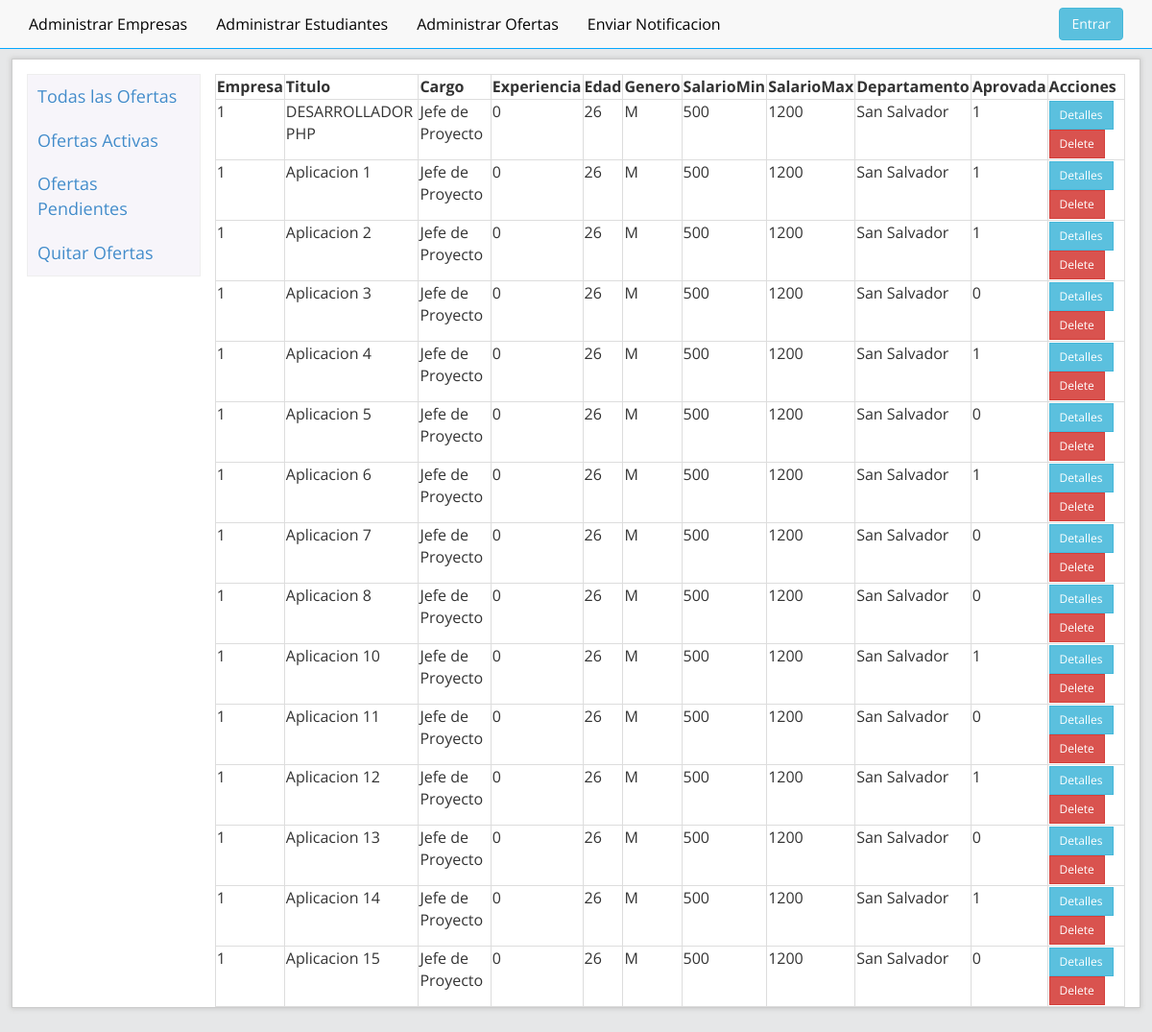
The page /admin/ofertas.php on the database as committed earlier.
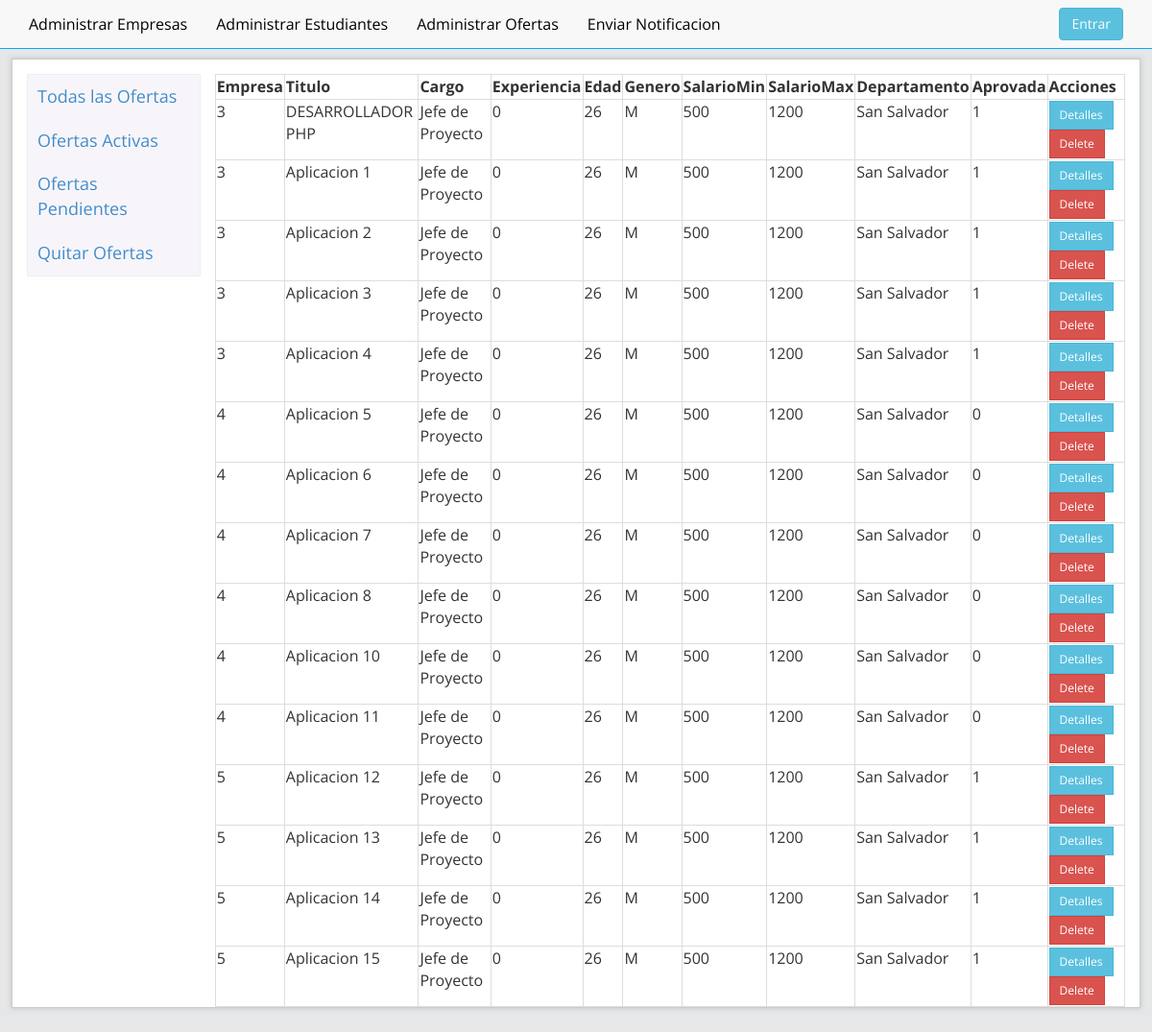
The same page on the database as committed later.
### tables this page shows
CREATE TABLE `ofertas` (
  `cod_oferta` int(20) NOT NULL AUTO_INCREMENT,
  `cod_em` int(20) DEFAULT NULL,
  `titulo_of` varchar(120) DEFAULT NULL,
  `descripcion_of` varchar(250) DEFAULT NULL,
  `area_of` int(11) DEFAULT NULL,
  `cargo_of` varchar(20) DEFAULT NULL,
  `vacantes_of` int(11) DEFAULT NULL,
  `contratacion_of` varchar(20) DEFAULT NULL,
  `anoexp_ofetas` int(11) DEFAULT NULL,
  `edad` int(10) DEFAULT NULL,
  `genero_of` varchar(20) DEFAULT NULL,
  `vehiculo_ofetas` varchar(20) DEFAULT NULL,
  `salariomax_of` decimal(30,0) DEFAULT NULL,
  `salariomin_of` decimal(30,0) DEFAULT NULL,
  `departamento_of` varchar(20) DEFAULT NULL,
  `experiencia` varchar(20) DEFAULT NULL,
  `tituloen_of` varchar(20) DEFAULT NULL,
  `nivel_of` varchar(20) DEFAULT NULL,
  `disponible_of` int(1) DEFAULT '0',
  `aprovacion_of` int(1) DEFAULT '0',
  `fecha_of` datetime DEFAULT NULL,
  `fechaFin_of` datetime DEFAULT NULL,
  PRIMARY KEY (`cod_oferta`) USING BTREE,
  UNIQUE KEY `cod_oferta_UNIQUE` (`cod_oferta`)
);

### admin/showOfertas.php (the view, shortened to what this page needs)
<?
echo "<table class='table-bordered' >";
echo "<tr>";
echo "<td><b>Empresa</b></td>";
echo "<td><b>Titulo</b></td>";
echo "<td><b>Cargo</b></td>";
echo "<td><b>Experiencia</b></td>";
echo "<td><b>Edad</b></td>";
echo "<td><b>Genero</b></td>";
echo "<td><b>SalarioMin</b></td>";
echo "<td><b>SalarioMax</b></td>";
echo "<td><b>Departamento</b></td>";
echo "<td><b>Aprovada</b></td>";
echo "<td><b>Acciones</b></td>";
echo "</tr>";
$result = mysql_query("SELECT * FROM `ofertas`") or trigger_error(mysql_error());
while ($row = mysql_fetch_array($result)) {
    foreach ($row AS $key => $value) {
        $row[$key] = stripslashes($value);
    }
    echo "<tr>";
    echo "<td valign='top'>" . nl2br($row['cod_em']) . "</td>";
    echo "<td valign='top'>" . nl2br($row['titulo_of']) . "</td>";
    echo "<td valign='top'>" . nl2br($row['cargo_of']) . "</td>";
    echo "<td valign='top'>" . nl2br($row['anoexp_ofetas']) . "</td>";
    echo "<td valign='top'>" . nl2br($row['edad']) . "</td>";
    echo "<td valign='top'>" . nl2br($row['genero_of']) . "</td>";
    echo "<td valign='top'>" . nl2br($row['salariomax_of']) . "</td>";
    echo "<td valign='top'>" . nl2br($row['salariomin_of']) . "</td>";
    echo "<td valign='top'>" . nl2br($row['departamento_of']) . "</td>";
    echo "<td valign='top'>" . nl2br($row['aprovacion_of']) . "</td>";
    echo "<td valign='top'><a class='btn btn-info btn-sm' href=detallesOferta.php?id={$row['cod_oferta']}>Detalles</a> <a class='btn btn-danger btn-sm' href=delete.php?id={$row['id']}>Delete</a></td> ";
    echo "</tr>";
}
echo "</table>";
?>

### admin/ofertas.php (shortened to what this page needs)
<!DOCTYPE html>
 <html class="no-js">
    <head>
        <link rel="stylesheet" href="../assets/css/bootstrap.css">
        <link rel="stylesheet" href="../assets/css/normalize.css">
        <link rel="stylesheet" href="../assets/css/contenido.css">
    </head>
    <body>
        <div id="header" class="navbar navbar-default navbar-static-top">
            <?php
            include_once 'menu-admin.php';
            ?>
        </div>
        <div id="contenedor" class="container">
            <div class="row">
                <div class="col-md-2">
                    <div class="lista-enlaces">
                        <ul id="myTab">
                            <li class="active"><a href="ofertas.php">Todas las Ofertas</a></li>
                            <li class=""><a href="ofertas.php?id=activas">Ofertas Activas</a></li>
                            <li class=""><a href="ofertas.php?id=pendientes">Ofertas Pendientes</a></li>
                            <li class=""><a href="#Quitar">Quitar Ofertas</a></li>
                        </ul>
                    </div>
                </div>
                <div class="col-md-10">
                    <div class="tab-content">
                        <div class="tab-pane active" id="plazas">
                            <?php
                            if (isset($_GET["id"])) {
                                $controlador = $_GET['id'];
                                if ($controlador === "activas") {
                                    include_once 'ofertasActivas.php';
                                } elseif ($controlador === "pendientes") {
                                    include_once 'ofertasNoActivas.php';
                                } else {
                                    include_once 'showOfertas.php';
                                }
                            } else {
                                include_once 'showOfertas.php';
                            }
                            ?>
                        </div>
                    </div>
                </div>
            </div>
        </div>
</body>
</html>

### admin/menu-admin.php (shortened to what this page needs)
<div class="navbar-collapse collapse">
    <ul class="nav navbar-nav">
        <li><a href="panel.php">Administrar Empresas</a></li>
        <li><a href="panel.php">Administrar Estudiantes</a></li>
        <li><a href="ofertas.php">Administrar Ofertas</a></li>
        <li><a href="panel.php">Enviar Notificacion</a></li>
    </ul>
    <form class="navbar-form navbar-right" role="search">
        <a class="btn btn-info btn-large" href="acceso.php" role="button">Entrar</a>
    </form>
</div>

### assets/css/contenido.css (style rules this page uses)
.container { margin-top: 10px; max-width: 90%; }
.lista-enlaces { margin-top: 10px; margin-bottom: 30px; text-shadow: 0 1px 0 #fff; background-color: #f7f5fa; border:solid 1px #eee; }
.lista-enlaces ul { margin:0px; padding-left: 0px; display: block; list-style: none; }
.lista-enlaces a { font-size: 18px; display:block; padding: 10px; }
.col-md-2 { padding-right: 0px; }
.tab-content { padding-top: 10px; }

### admin/ofertas.php (style rules this page uses)
.container { margin-top: 10px; width: 98%; max-width: 100%; }

Rows that differ between the two databases and show on the page:
changed ofertas "DESARROLLADOR PHP": cod_em "1" → "3"
changed ofertas "Aplicacion 1": cod_em "1" → "3"
changed ofertas "Aplicacion 2": cod_em "1" → "3"
changed ofertas "Aplicacion 3": cod_em "1" → "3"; aprovacion_of "0" → "1"
changed ofertas "Aplicacion 4": cod_em "1" → "3"
changed ofertas "Aplicacion 5": cod_em "1" → "4"
changed ofertas "Aplicacion 6": cod_em "1" → "4"; aprovacion_of "1" → "0"
changed ofertas "Aplicacion 7": cod_em "1" → "4"
changed ofertas "Aplicacion 8": cod_em "1" → "4"
changed ofertas "Aplicacion 10": cod_em "1" → "4"; aprovacion_of "1" → "0"
changed ofertas "Aplicacion 11": cod_em "1" → "4"
changed ofertas "Aplicacion 12": cod_em "1" → "5"
changed ofertas "Aplicacion 13": cod_em "1" → "5"; aprovacion_of "0" → "1"
changed ofertas "Aplicacion 14": cod_em "1" → "5"
changed ofertas "Aplicacion 15": cod_em "1" → "5"; aprovacion_of "0" → "1"
